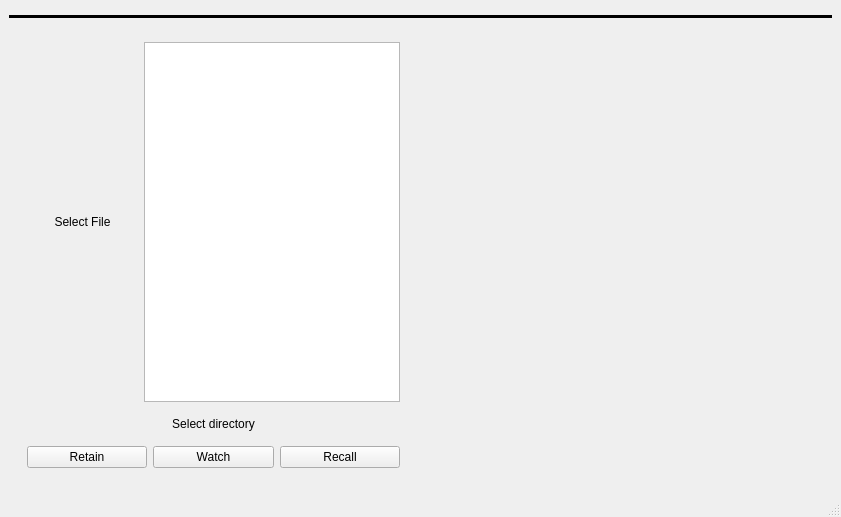
<?xml version="1.0" encoding="UTF-8"?>
<ui version="4.0">
 <class>mainWindow</class>
 <widget class="QMainWindow" name="mainWindow">
  <property name="geometry">
   <rect>
    <x>0</x>
    <y>0</y>
    <width>841</width>
    <height>517</height>
   </rect>
  </property>
  <property name="windowTitle">
   <string>ShadeCopy</string>
  </property>
  <widget class="QWidget" name="centralwidget">
   <property name="layoutDirection">
    <enum>Qt::LeftToRight</enum>
   </property>
   <layout class="QGridLayout" name="gridLayout">
    <item row="0" column="0">
     <layout class="QVBoxLayout" name="parentVerticalLayout">
      <item>
       <widget class="QWidget" name="topPanel" native="true">
        <property name="sizePolicy">
         <sizepolicy hsizetype="Fixed" vsizetype="Fixed">
          <horstretch>0</horstretch>
          <verstretch>0</verstretch>
         </sizepolicy>
        </property>
       </widget>
      </item>
      <item>
       <widget class="Line" name="topDecoration">
        <property name="frameShadow">
         <enum>QFrame::Plain</enum>
        </property>
        <property name="lineWidth">
         <number>500</number>
        </property>
        <property name="orientation">
         <enum>Qt::Horizontal</enum>
        </property>
       </widget>
      </item>
      <item>
       <layout class="QHBoxLayout" name="panelHorizontalLayout">
        <item>
         <widget class="QWidget" name="leftPanel" native="true">
          <layout class="QVBoxLayout" name="verticalLayout" stretch="2,0,0">
           <item>
            <widget class="QWidget" name="filePanel" native="true">
             <layout class="QHBoxLayout" name="horizontalLayout" stretch="0,0">
              <item>
               <widget class="QLabel" name="selectFileDir">
                <property name="cursor">
                 <cursorShape>PointingHandCursor</cursorShape>
                </property>
                <property name="toolTip">
                 <string>Click to select location of file to copy.</string>
                </property>
                <property name="toolTipDuration">
                 <number>-1</number>
                </property>
                <property name="styleSheet">
                 <string notr="true"/>
                </property>
                <property name="text">
                 <string>Select File</string>
                </property>
                <property name="textFormat">
                 <enum>Qt::PlainText</enum>
                </property>
                <property name="scaledContents">
                 <bool>false</bool>
                </property>
                <property name="alignment">
                 <set>Qt::AlignCenter</set>
                </property>
               </widget>
              </item>
              <item>
               <widget class="QListWidget" name="fileListView">
                <property name="sizePolicy">
                 <sizepolicy hsizetype="Minimum" vsizetype="Minimum">
                  <horstretch>0</horstretch>
                  <verstretch>0</verstretch>
                 </sizepolicy>
                </property>
                <property name="cursor" stdset="0">
                 <cursorShape>PointingHandCursor</cursorShape>
                </property>
                <property name="frameShadow">
                 <enum>QFrame::Plain</enum>
                </property>
                <property name="sortingEnabled">
                 <bool>false</bool>
                </property>
               </widget>
              </item>
             </layout>
            </widget>
           </item>
           <item>
            <widget class="QLabel" name="selectDirectory">
             <property name="cursor">
              <cursorShape>PointingHandCursor</cursorShape>
             </property>
             <property name="toolTip">
              <string>Click to select location to copy file to.</string>
             </property>
             <property name="text">
              <string>Select directory</string>
             </property>
             <property name="alignment">
              <set>Qt::AlignCenter</set>
             </property>
            </widget>
           </item>
           <item>
            <widget class="QWidget" name="consolePanel" native="true">
             <layout class="QHBoxLayout" name="horizontalLayout_2">
              <item>
               <widget class="QPushButton" name="retainButton">
                <property name="toolTip">
                 <string>Save current paths to storage.</string>
                </property>
                <property name="text">
                 <string>Retain</string>
                </property>
               </widget>
              </item>
              <item>
               <widget class="QPushButton" name="watchButton">
                <property name="toolTip">
                 <string>Start monitoring for changes.</string>
                </property>
                <property name="text">
                 <string>Watch</string>
                </property>
               </widget>
              </item>
              <item>
               <widget class="QPushButton" name="recallButton">
                <property name="enabled">
                 <bool>true</bool>
                </property>
                <property name="toolTip">
                 <string>Open storage.</string>
                </property>
                <property name="text">
                 <string notr="true">Recall</string>
                </property>
               </widget>
              </item>
             </layout>
            </widget>
           </item>
          </layout>
         </widget>
        </item>
        <item>
         <widget class="QWidget" name="rightPanel" native="true">
          <layout class="QVBoxLayout" name="verticalLayout_2">
           <item>
            <widget class="QTextEdit" name="display">
             <property name="sizePolicy">
              <sizepolicy hsizetype="Preferred" vsizetype="Preferred">
               <horstretch>0</horstretch>
               <verstretch>0</verstretch>
              </sizepolicy>
             </property>
             <property name="font">
              <font>
               <underline>false</underline>
               <kerning>false</kerning>
              </font>
             </property>
             <property name="styleSheet">
              <string notr="true">background:transparent</string>
             </property>
             <property name="readOnly">
              <bool>true</bool>
             </property>
             <property name="placeholderText">
              <string/>
             </property>
            </widget>
           </item>
          </layout>
         </widget>
        </item>
       </layout>
      </item>
     </layout>
    </item>
   </layout>
  </widget>
  <widget class="QStatusBar" name="statusbar"/>
 </widget>
 <resources/>
 <connections/>
</ui>
